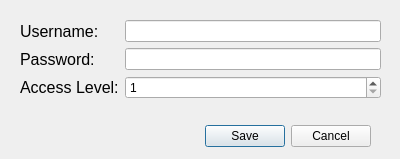
<?xml version="1.0" encoding="UTF-8"?>
<ui version="4.0">
 <class>AddNewUserDialog</class>
 <widget class="QDialog" name="AddNewUserDialog">
  <property name="geometry">
   <rect>
    <x>0</x>
    <y>0</y>
    <width>400</width>
    <height>159</height>
   </rect>
  </property>
  <property name="windowTitle">
   <string>Add New User</string>
  </property>
  <property name="modal">
   <bool>true</bool>
  </property>
  <widget class="QDialogButtonBox" name="buttonBox">
   <property name="geometry">
    <rect>
     <x>30</x>
     <y>120</y>
     <width>341</width>
     <height>32</height>
    </rect>
   </property>
   <property name="orientation">
    <enum>Qt::Horizontal</enum>
   </property>
   <property name="standardButtons">
    <set>QDialogButtonBox::Cancel|QDialogButtonBox::Save</set>
   </property>
  </widget>
  <widget class="QWidget" name="layoutWidget">
   <property name="geometry">
    <rect>
     <x>20</x>
     <y>20</y>
     <width>361</width>
     <height>91</height>
    </rect>
   </property>
   <layout class="QFormLayout" name="formLayout">
    <item row="0" column="0">
     <widget class="QLabel" name="username">
      <property name="font">
       <font>
        <pointsize>12</pointsize>
       </font>
      </property>
      <property name="text">
       <string>Username:</string>
      </property>
     </widget>
    </item>
    <item row="0" column="1">
     <widget class="QLineEdit" name="usernameedit"/>
    </item>
    <item row="1" column="0">
     <widget class="QLabel" name="password">
      <property name="font">
       <font>
        <pointsize>12</pointsize>
       </font>
      </property>
      <property name="text">
       <string>Password:</string>
      </property>
     </widget>
    </item>
    <item row="1" column="1">
     <widget class="QLineEdit" name="passedit">
      <property name="echoMode">
       <enum>QLineEdit::Password</enum>
      </property>
     </widget>
    </item>
    <item row="2" column="0">
     <widget class="QLabel" name="acclevel">
      <property name="font">
       <font>
        <pointsize>12</pointsize>
       </font>
      </property>
      <property name="text">
       <string>Access Level:</string>
      </property>
     </widget>
    </item>
    <item row="2" column="1">
     <widget class="QSpinBox" name="accleveledit">
      <property name="minimum">
       <number>1</number>
      </property>
      <property name="maximum">
       <number>9</number>
      </property>
     </widget>
    </item>
   </layout>
  </widget>
 </widget>
 <resources/>
 <connections>
  <connection>
   <sender>buttonBox</sender>
   <signal>accepted()</signal>
   <receiver>AddNewUserDialog</receiver>
   <slot>accept()</slot>
   <hints>
    <hint type="sourcelabel">
     <x>248</x>
     <y>254</y>
    </hint>
    <hint type="destinationlabel">
     <x>157</x>
     <y>274</y>
    </hint>
   </hints>
  </connection>
  <connection>
   <sender>buttonBox</sender>
   <signal>rejected()</signal>
   <receiver>AddNewUserDialog</receiver>
   <slot>reject()</slot>
   <hints>
    <hint type="sourcelabel">
     <x>316</x>
     <y>260</y>
    </hint>
    <hint type="destinationlabel">
     <x>286</x>
     <y>274</y>
    </hint>
   </hints>
  </connection>
 </connections>
</ui>
